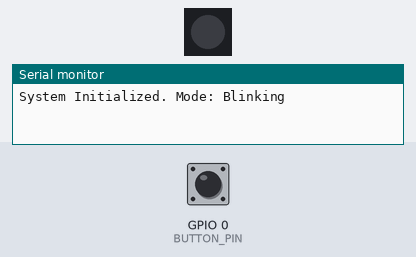
A program run on a simulated ESP32-S3. Shown: 1 RGB LEDs in strip order, left to right, the last lines printed to the serial monitor. The inputs (shaded band) are chosen by the test bench; at power-on: GPIO 0 (BUTTON_PIN) HIGH. Dim RGB values are drawn brighter than linear.

Above: at 1.2 s.
1.3 s: GPIO 0 (BUTTON_PIN) pulled LOW for 0.15 s
2.9 s: GPIO 0 (BUTTON_PIN) pulled LOW for 1 s
At 4.0 s:
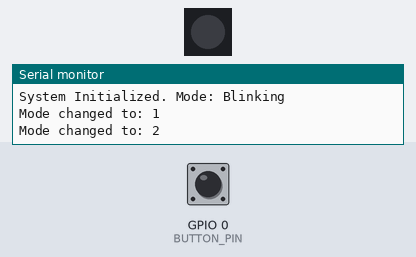
5.4 s: GPIO 0 (BUTTON_PIN) pulled LOW for 3.2 s
At 5.8 s:
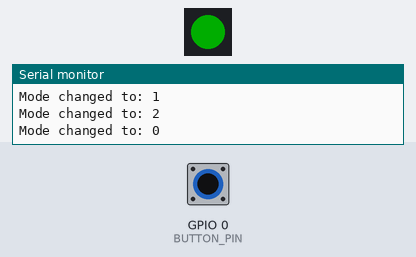
Timing chart, 0 to 16.1 s (numbered marks = the images above; inputs shaded):
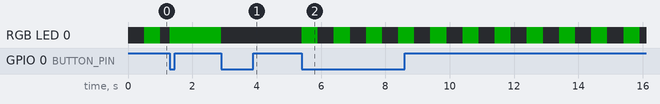

The program:

main.cpp
```cpp
#include <Arduino.h>
#include <Adafruit_NeoPixel.h>

enum LedState : uint8_t
{
    Off = 0,
    On = 1
};
enum SystemMode : uint8_t
{
    Blinking,
    AlwaysOn,
    AlwaysOff
};

// Клас-конфігурація з static const та constexpr
struct Config
{
    static constexpr uint8_t LED_PIN = 48;               // Номер піну вбудований LED ESP32
    static constexpr uint8_t BUTTON_PIN = 0;             // Пін кнопки BOOT
    static constexpr uint32_t BLINK_INTERVAL = 500;      // Час блимання (мс)
    static constexpr uint32_t SERIAL_BAUD = 9600;        // Швидкість серійного з'єднання
    static constexpr uint32_t STATS_ITERATIONS = 100000; // Для вимірювання швидкості loop
};

class Led
{
private:
    uint8_t _pin;
    LedState _internalState = LedState::Off;
    Adafruit_NeoPixel _pixel; // Об'єкт для керування RGB

public:
    // Ініціалізуємо NeoPixel (1 діод на вказаному піні)
    Led(uint8_t pin) : _pin(pin), _pixel(1, pin, NEO_GRB + NEO_KHZ800) {}

    void init()
    {
        _pixel.begin();
        _pixel.setBrightness(50); // Не ставити 255, щоб не сліпило
        set(LedState::Off);
    }

    void set(LedState state)
    {
        _internalState = state;
        if (state == LedState::On)
        {
            _pixel.setPixelColor(0, _pixel.Color(0, 255, 0)); // Зелений колір
        }
        else
        {
            _pixel.setPixelColor(0, _pixel.Color(0, 0, 0)); // Вимкнено
        }
        _pixel.show(); // Команда на оновлення кольору
    }

    void toggle()
    {
        set((_internalState == LedState::On) ? LedState::Off : LedState::On);
    }
};
volatile bool buttonPressed = false;
SystemMode currentMode = SystemMode::Blinking;

void IRAM_ATTR handleButtonInterrupt()
{
    buttonPressed = true;
}

Led statusLed(Config::LED_PIN);

void setup()
{
    Serial.begin(Config::SERIAL_BAUD);

    statusLed.init();

    pinMode(Config::BUTTON_PIN, INPUT_PULLUP);
    attachInterrupt(digitalPinToInterrupt(Config::BUTTON_PIN), handleButtonInterrupt, FALLING);

    Serial.println("System Initialized. Mode: Blinking");
}

void loop()
{
    static uint32_t iterations = 0;
    static uint32_t lastStatsTime = micros();

    iterations++;
    if (iterations >= Config::STATS_ITERATIONS)
    {
        uint32_t currentTime = micros();
        float avgTime = static_cast<float>(currentTime - lastStatsTime) / Config::STATS_ITERATIONS;
        Serial.print("Avg loop time (us): ");
        Serial.println(avgTime);

        iterations = 0;
        lastStatsTime = micros();
    }

    if (buttonPressed)
    {
        static uint32_t lastInterruptTime = 0;
        uint32_t interruptTime = millis();

        if (interruptTime - lastInterruptTime > 200)
        {
            if (currentMode == SystemMode::Blinking)
                currentMode = SystemMode::AlwaysOn;
            else if (currentMode == SystemMode::AlwaysOn)
                currentMode = SystemMode::AlwaysOff;
            else
                currentMode = SystemMode::Blinking;

            Serial.print("Mode changed to: ");
            Serial.println(static_cast<int>(currentMode));

            if (currentMode == SystemMode::AlwaysOn)
                statusLed.set(LedState::On);
            if (currentMode == SystemMode::AlwaysOff)
                statusLed.set(LedState::Off);
        }
        lastInterruptTime = interruptTime;
        buttonPressed = false;
    }

    static uint32_t lastBlinkTime = 0;
    uint32_t currentMillis = millis();

    switch (currentMode)
    {
    case SystemMode::Blinking:
        if (currentMillis - lastBlinkTime >= Config::BLINK_INTERVAL)
        {
            statusLed.toggle();
            lastBlinkTime = currentMillis;
        }
        break;
    case SystemMode::AlwaysOn:
        statusLed.set(LedState::On);
        break;

    case SystemMode::AlwaysOff:
        statusLed.set(LedState::Off);
        break;
    }
}
```

Measured:
- after the input at 2.9 s, RGB LED 0: RGB(0, 50, 0) → off at once
- after the input at 5.4 s, RGB LED 0: alternates RGB(0, 50, 0) for 0.50 s and off for 0.50 s, starting at once
